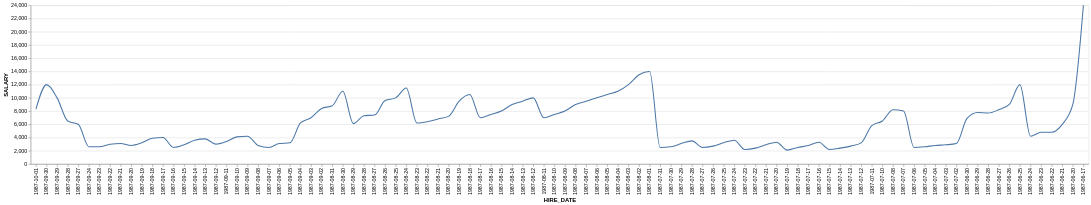

Here is the Vega-Lite specification saved for this chart:
### Vega-Lite specification from a JSON file in a GitHub repository (floating-point values rounded to 4 significant figures)
{"data": {"values": [{"x_data": "1987-10-01", "y_data": 8300}, {"x_data": "1987-09-30", "y_data": 12000}, {"x_data": "1987-09-29", "y_data": 10000}, {"x_data": "1987-09-28", "y_data": 6500}, {"x_data": "1987-09-27", "y_data": 6000}, {"x_data": "1987-09-24", "y_data": 2600}, {"x_data": "1987-09-23", "y_data": 2600}, {"x_data": "1987-09-22", "y_data": 3000}, {"x_data": "1987-09-21", "y_data": 3100}, {"x_data": "1987-09-20", "y_data": 2800}, {"x_data": "1987-09-19", "y_data": 3200}, {"x_data": "1987-09-18", "y_data": 3900}, {"x_data": "1987-09-17", "y_data": 4000}, {"x_data": "1987-09-16", "y_data": 2500}, {"x_data": "1987-09-15", "y_data": 2900}, {"x_data": "1987-09-14", "y_data": 3600}, {"x_data": "1987-09-13", "y_data": 3800}, {"x_data": "1987-09-12", "y_data": 3000}, {"x_data": "1987-09-11", "y_data": 3400}, {"x_data": "1987-09-10", "y_data": 4100}, {"x_data": "1987-09-09", "y_data": 4200}, {"x_data": "1987-09-08", "y_data": 2800}, {"x_data": "1987-09-07", "y_data": 2500}, {"x_data": "1987-09-06", "y_data": 3100}, {"x_data": "1987-09-05", "y_data": 3200}, {"x_data": "1987-09-04", "y_data": 6200}, {"x_data": "1987-09-03", "y_data": 7000}, {"x_data": "1987-09-02", "y_data": 8400}, {"x_data": "1987-08-31", "y_data": 8800}, {"x_data": "1987-08-30", "y_data": 11000}, {"x_data": "1987-08-29", "y_data": 6100}, {"x_data": "1987-08-28", "y_data": 7300}, {"x_data": "1987-08-27", "y_data": 7400}, {"x_data": "1987-08-26", "y_data": 9600}, {"x_data": "1987-08-25", "y_data": 10000}, {"x_data": "1987-08-24", "y_data": 11500}, {"x_data": "1987-08-23", "y_data": 6200}, {"x_data": "1987-08-22", "y_data": 6400}, {"x_data": "1987-08-21", "y_data": 6800}, {"x_data": "1987-08-20", "y_data": 7200}, {"x_data": "1987-08-19", "y_data": 9500}, {"x_data": "1987-08-18", "y_data": 10500}, {"x_data": "1987-08-17", "y_data": 7000}, {"x_data": "1987-08-16", "y_data": 7500}, {"x_data": "1987-08-15", "y_data": 8000}, {"x_data": "1987-08-14", "y_data": 9000}, {"x_data": "1987-08-13", "y_data": 9500}, {"x_data": "1987-08-12", "y_data": 10000}, {"x_data": "1987-08-11", "y_data": 7000}, {"x_data": "1987-08-10", "y_data": 7500}, {"x_data": "1987-08-09", "y_data": 8000}, {"x_data": "1987-08-08", "y_data": 9000}, {"x_data": "1987-08-07", "y_data": 9500}, {"x_data": "1987-08-06", "y_data": 10000}, {"x_data": "1987-08-05", "y_data": 10500}, {"x_data": "1987-08-04", "y_data": 11000}, {"x_data": "1987-08-03", "y_data": 12000}, {"x_data": "1987-08-02", "y_data": 13500}, {"x_data": "1987-08-01", "y_data": 14000}, {"x_data": "1987-07-31", "y_data": 2500}, {"x_data": "1987-07-30", "y_data": 2600}, {"x_data": "1987-07-29", "y_data": 3100}, {"x_data": "1987-07-28", "y_data": 3500}, {"x_data": "1987-07-27", "y_data": 2500}, {"x_data": "1987-07-26", "y_data": 2700}, {"x_data": "1987-07-25", "y_data": 3200}, {"x_data": "1987-07-24", "y_data": 3600}, {"x_data": "1987-07-23", "y_data": 2200}, {"x_data": "1987-07-22", "y_data": 2400}, {"x_data": "1987-07-21", "y_data": 2900}, {"x_data": "1987-07-20", "y_data": 3300}, {"x_data": "1987-07-19", "y_data": 2100}, {"x_data": "1987-07-18", "y_data": 2500}, {"x_data": "1987-07-17", "y_data": 2800}, {"x_data": "1987-07-16", "y_data": 3300}, {"x_data": "1987-07-15", "y_data": 2200}, {"x_data": "1987-07-14", "y_data": 2400}, {"x_data": "1987-07-13", "y_data": 2700}, {"x_data": "1987-07-12", "y_data": 3200}, {"x_data": "1987-07-11", "y_data": 5800}, {"x_data": "1987-07-10", "y_data": 6500}, {"x_data": "1987-07-08", "y_data": 8200}, {"x_data": "1987-07-07", "y_data": 8000}, {"x_data": "1987-07-06", "y_data": 2500}, {"x_data": "1987-07-05", "y_data": 2600}, {"x_data": "1987-07-04", "y_data": 2800}, {"x_data": "1987-07-03", "y_data": 2900}, {"x_data": "1987-07-02", "y_data": 3100}, {"x_data": "1987-06-30", "y_data": 6900}, {"x_data": "1987-06-29", "y_data": 7800}, {"x_data": "1987-06-28", "y_data": 7700}, {"x_data": "1987-06-27", "y_data": 8200}, {"x_data": "1987-06-26", "y_data": 9000}, {"x_data": "1987-06-25", "y_data": 12000}, {"x_data": "1987-06-24", "y_data": 4200}, {"x_data": "1987-06-23", "y_data": 4800}, {"x_data": "1987-06-22", "y_data": 4800}, {"x_data": "1987-06-21", "y_data": 6000}, {"x_data": "1987-06-20", "y_data": 9000}, {"x_data": "1987-06-17", "y_data": 24000}]}, "mark": {"type": "line", "interpolate": "monotone"}, "encoding": {"x": {"field": "x_data", "type": "nominal", "title": "HIRE_DATE", "sort": "descending"}, "y": {"field": "y_data", "type": "quantitative", "title": "SALARY"}}}
